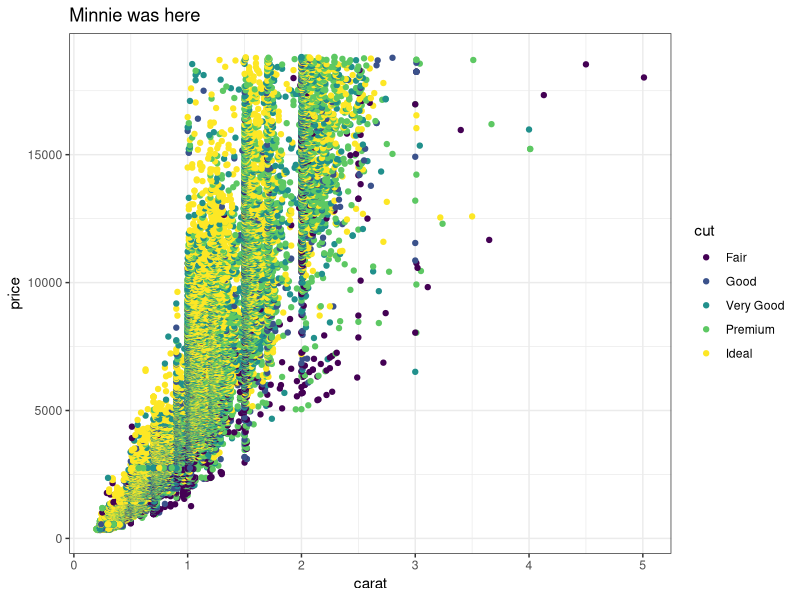
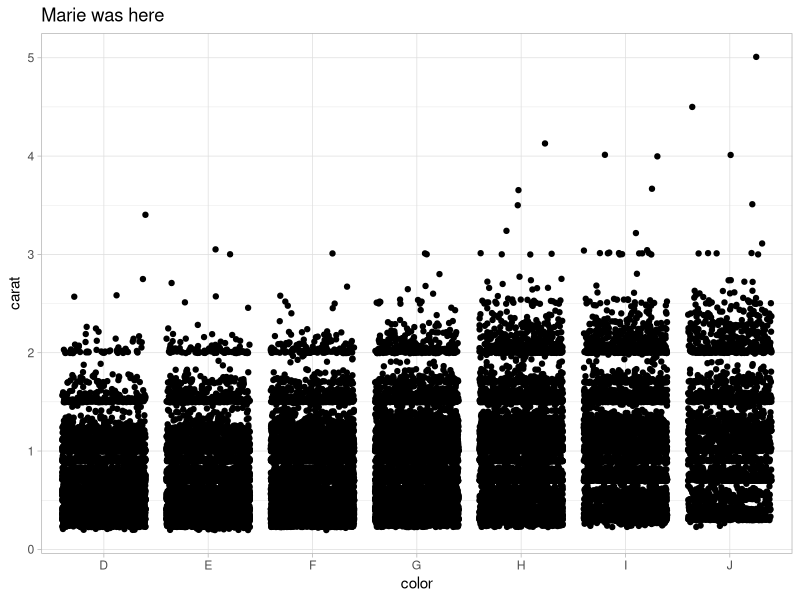
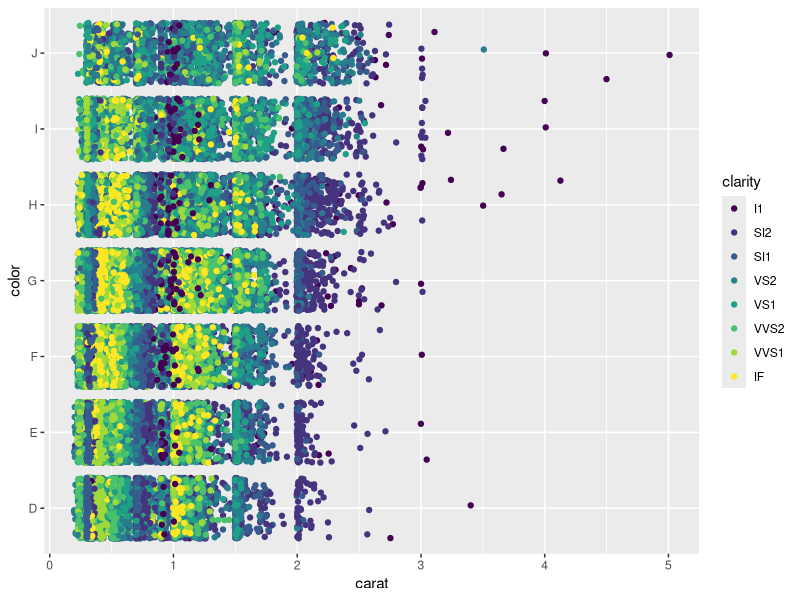

Write R code to recreate these figures, in order.
## ---- chunk 1
knitr::opts_chunk$set(echo = TRUE)
library(tidyverse)
## ---- chunk 2
# Partner 1: 
# Run the code below to see the original graph
# Change the code below to make the point color change based on 'cut', and update the theme to theme_bw(). Update the title to include your first name. 

ggplot(data = diamonds, aes(x = carat, y = price)) +
  geom_point(aes(color=cut)) +
  theme_bw() +
  labs(title = "Minnie was here")
## ---- chunk 3
# Partner 2: 
# Run the code below to see the original graph
# Change the code below to make the geom a geom_jitter, and update the theme to theme_light. Update the title to include your first name. 

ggplot(data = diamonds, aes(x = color, y = carat)) +
  geom_jitter() +
  labs(title = "Marie was here") +
  theme_light()

## ---- chunk 4

# Time to break shit
ggplot(data = diamonds, aes(x = carat, y = color)) +
  geom_jitter(aes(color = clarity))

## ---- chunk 5
